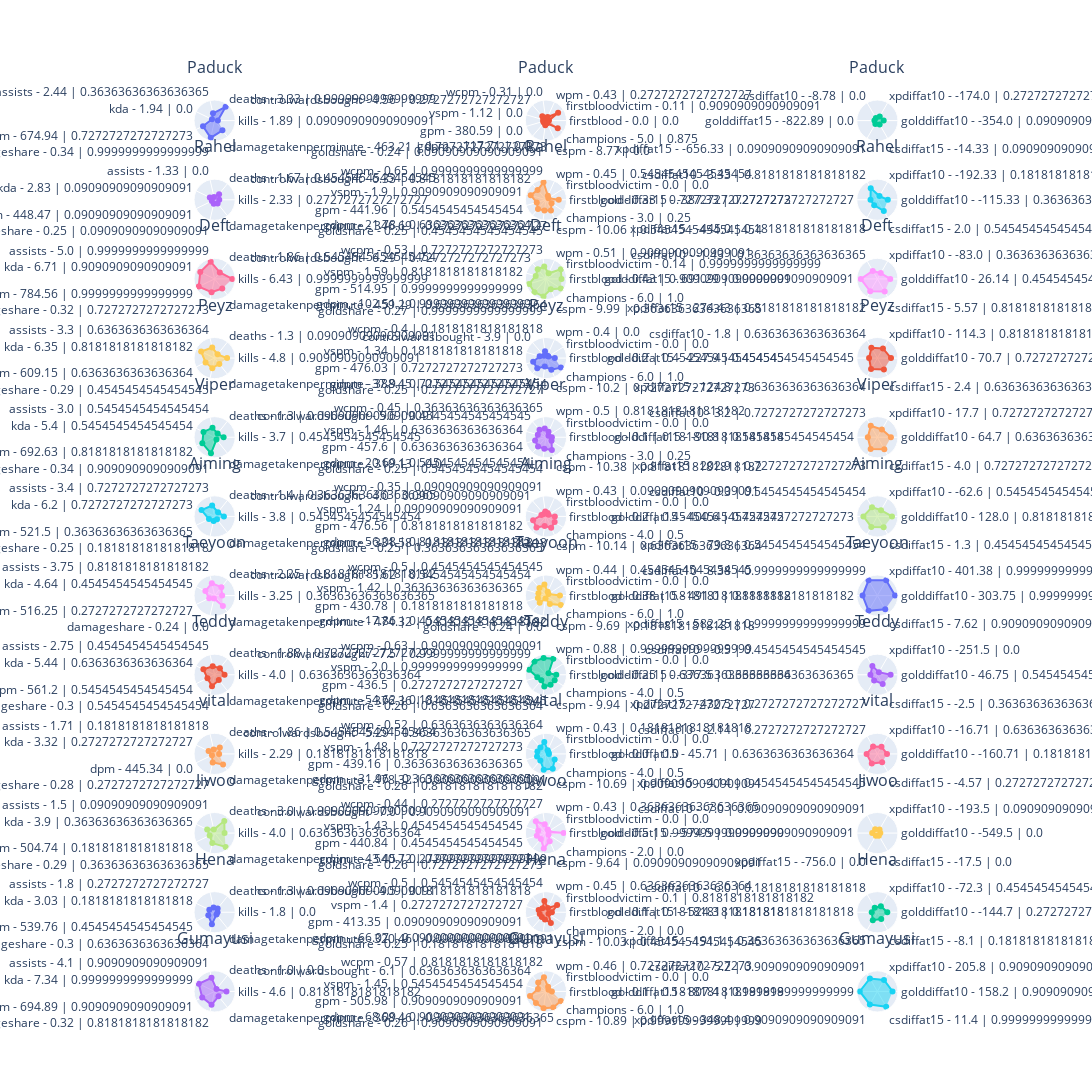

Here is the notebook cell this chart was saved with:
### Code cell
position = positions[3]
df = players_stats.loc[players_stats.index.get_level_values(1) == position]

ROWS, COLUMNS = get_rows_columns(df, len(origin_columns))
min_value, max_value = 0, 1

fig = get_fig_subplots(df.index.get_level_values(0), ROWS, COLUMNS, len(origin_columns))
for i, player_name in enumerate(df.index.get_level_values(0)):
    for j, (key, cols) in enumerate(columns.items()):
        _df = df.loc[(player_name, position), cols]
        theta_list = get_theta_list(df, (player_name, position), origin_columns[key], rank_columns[key])

        fig.add_trace(
            go.Scatterpolar(r=_df, theta=theta_list, fill="toself", name=player_name),
            row=i + 1,
            col=j + 1,
        )

fig.update_layout(
    height=350 * ROWS, width=550 * COLUMNS, showlegend=False, title=dict(y=1)
)
fig.update_annotations(yshift=20)
fig.update_polars(
    radialaxis=dict(range=[min_value - 0.2, max_value + 0.2], visible=False)
)
fig.show()

### Figure 1 — Plotly figure (JSON) as saved in the notebook; plotly's stock layout.template omitted (floating-point values rounded to 4 significant figures)
{"data": [{"fill": "toself", "name": "Paduck", "r": [0.0192, 1, 0.303, 0, 0.6768, 1, 0.6502], "subplot": "polar", "theta": ["kills - 1.89 | 0.09090909090909091", "deaths - 3.33 | 0.9999999999999999", "assists - 2.44 | 0.36363636363636365", "kda - 1.94 | 0.0", "dpm - 674.94 | 0.7272727272727273", "damageshare - 0.34 | 0.9999999999999999", "damagetakenperminute - 463.21 | 0.7272727272727273"], "type": "scatterpolar"}, {"fill": "toself", "name": "Paduck", "r": [0, 0.7778, 0.07108, 0, 0.1821, 0, 0, 0, 0.1192, 0, 0.75], "subplot": "polar2", "theta": ["firstblood - 0.0 | 0.0", "firstbloodvictim - 0.11 | 0.9090909090909091", "wpm - 0.43 | 0.2727272727272727", "wcpm - 0.31 | 0.0", "controlwardsbought - 4.56 | 0.2727272727272727", "vspm - 1.12 | 0.0", "gpm - 380.59 | 0.0", "gdpm - -117.71 | 0.0", "goldshare - 0.24 | 0.09090909090909091", "cspm - 8.77 | 0.0", "champions - 5.0 | 0.875"], "type": "scatterpolar"}, {"fill": "toself", "name": "Paduck", "r": [0.2291, 0.1187, 0, 0, 0.07448, 0.1096], "subplot": "polar3", "theta": ["golddiffat10 - -354.0 | 0.09090909090909091", "xpdiffat10 - -174.0 | 0.2727272727272727", "csdiffat10 - -8.78 | 0.0", "golddiffat15 - -822.89 | 0.0", "xpdiffat15 - -656.33 | 0.09090909090909091", "csdiffat15 - -14.33 | 0.09090909090909091"], "type": "scatterpolar"}, {"fill": "toself", "name": "Rahel", "r": [0.1152, 0.2857, 0, 0.1647, 0.009229, 0.07099, 0.1244], "subplot": "polar4", "theta": ["kills - 2.33 | 0.2727272727272727", "deaths - 1.67 | 0.4545454545454545", "assists - 1.33 | 0.0", "kda - 2.83 | 0.09090909090909091", "dpm - 448.47 | 0.09090909090909091", "damageshare - 0.25 | 0.09090909090909091", "damagetakenperminute - 346.69 | 0.2727272727272727"], "type": "scatterpolar"}, {"fill": "toself", "name": "Rahel", "r": [0.6667, 0, 0.1063, 1, 0.6759, 0.8835, 0.4568, 0.6334, 0.5367, 0.6102, 0.25], "subplot": "polar5", "theta": ["firstblood - 0.33 | 0.7272727272727273", "firstbloodvictim - 0.0 | 0.0", "wpm - 0.45 | 0.5454545454545454", "wcpm - 0.65 | 0.9999999999999999", "controlwardsbought - 6.33 | 0.8181818181818182", "vspm - 1.9 | 0.9090909090909091", "gpm - 441.96 | 0.5454545454545454", "gdpm - 21.78 | 0.6363636363636364", "goldshare - 0.25 | 0.4545454545454545", "cspm - 10.06 | 0.5454545454545454", "champions - 3.0 | 0.25"], "type": "scatterpolar"}, {"fill": "toself", "name": "Rahel", "r": [0.5088, 0.09062, 0.7061, 0.2672, 0.2324, 0.6747], "subplot": "polar6", "theta": ["golddiffat10 - -115.33 | 0.36363636363636365", "xpdiffat10 - -192.33 | 0.1818181818181818", "csdiffat10 - 3.33 | 0.8181818181818182", "golddiffat15 - -387.33 | 0.2727272727272727", "xpdiffat15 - -445.0 | 0.1818181818181818", "csdiffat15 - 2.0 | 0.5454545454545454"], "type": "scatterpolar"}, {"fill": "toself", "name": "Deft", "r": [1, 0.3673, 1, 0.884, 1.0, 0.73, 0.6325], "subplot": "polar7", "theta": ["kills - 6.43 | 0.9999999999999999", "deaths - 1.86 | 0.5454545454545454", "assists - 5.0 | 0.9999999999999999", "kda - 6.71 | 0.9090909090909091", "dpm - 784.56 | 0.9999999999999999", "damageshare - 0.32 | 0.7272727272727273", "damagetakenperminute - 459.29 | 0.6363636363636364"], "type": "scatterpolar"}, {"fill": "toself", "name": "Deft", "r": [0.8571, 1, 0.2264, 0.6494, 0.6627, 0.5296, 1, 1, 1, 0.5741, 1], "subplot": "polar8", "theta": ["firstblood - 0.43 | 0.9090909090909091", "firstbloodvictim - 0.14 | 0.9999999999999999", "wpm - 0.51 | 0.9090909090909091", "wcpm - 0.53 | 0.7272727272727273", "controlwardsbought - 6.29 | 0.7272727272727273", "vspm - 1.59 | 0.8181818181818182", "gpm - 514.95 | 0.9999999999999999", "gdpm - 102.51 | 0.9999999999999999", "goldshare - 0.27 | 0.9999999999999999", "cspm - 9.99 | 0.36363636363636365", "champions - 6.0 | 1.0"], "type": "scatterpolar"}, {"fill": "toself", "name": "Deft", "r": [0.6746, 0.2581, 0.4285, 0.9288, 0.77, 0.7983], "subplot": "polar9", "theta": ["golddiffat10 - 26.14 | 0.4545454545454545", "xpdiffat10 - -83.0 | 0.36363636363636365", "csdiffat10 - -1.43 | 0.36363636363636365", "golddiffat15 - 691.29 | 0.9090909090909091", "xpdiffat15 - 274.43 | 0.8181818181818182", "csdiffat15 - 5.57 | 0.8181818181818182"], "type": "scatterpolar"}, {"fill": "toself", "name": "Peyz", "r": [0.6481, 0.1286, 0.5364, 0.8165, 0.4829, 0.5017, 0.3128], "subplot": "polar10", "theta": ["kills - 4.8 | 0.9090909090909091", "deaths - 1.3 | 0.09090909090909091", "assists - 3.3 | 0.6363636363636364", "kda - 6.35 | 0.8181818181818182", "dpm - 609.15 | 0.6363636363636364", "damageshare - 0.29 | 0.4545454545454545", "damagetakenperminute - 388.45 | 0.5454545454545454"], "type": "scatterpolar"}, {"fill": "toself", "name": "Peyz", "r": [0.4, 0, 0, 0.2706, 0, 0.2507, 0.7103, 0.7066, 0.3836, 0.6755, 1], "subplot": "polar11", "theta": ["firstblood - 0.2 | 0.4545454545454545", "firstbloodvictim - 0.0 | 0.0", "wpm - 0.4 | 0.0", "wcpm - 0.4 | 0.1818181818181818", "controlwardsbought - 3.9 | 0.0", "vspm - 1.34 | 0.1818181818181818", "gpm - 476.03 | 0.7272727272727273", "gdpm - 37.9 | 0.7272727272727273", "goldshare - 0.25 | 0.2727272727272727", "cspm - 10.2 | 0.7272727272727273", "champions - 6.0 | 1.0"], "type": "scatterpolar"}, {"fill": "toself", "name": "Peyz", "r": [0.7269, 0.5603, 0.6167, 0.365, 0.6582, 0.6886], "subplot": "polar12", "theta": ["golddiffat10 - 70.7 | 0.7272727272727273", "xpdiffat10 - 114.3 | 0.8181818181818182", "csdiffat10 - 1.8 | 0.6363636363636364", "golddiffat15 - -227.9 | 0.4545454545454545", "xpdiffat15 - 124.8 | 0.6363636363636364", "csdiffat15 - 2.4 | 0.6363636363636364"], "type": "scatterpolar"}, {"fill": "toself", "name": "Viper", "r": [0.4105, 0.1286, 0.4545, 0.6404, 0.729, 0.9192, 0], "subplot": "polar13", "theta": ["kills - 3.7 | 0.4545454545454545", "deaths - 1.3 | 0.09090909090909091", "assists - 3.0 | 0.5454545454545454", "kda - 5.4 | 0.5454545454545454", "dpm - 692.63 | 0.8181818181818182", "damageshare - 0.34 | 0.9090909090909091", "damagetakenperminute - 319.13 | 0.0"], "type": "scatterpolar"}, {"fill": "toself", "name": "Viper", "r": [0.2, 0, 0.2069, 0.4087, 0.4722, 0.3806, 0.5731, 0.6285, 0.5936, 0.7603, 0.25], "subplot": "polar14", "theta": ["firstblood - 0.1 | 0.1818181818181818", "firstbloodvictim - 0.0 | 0.0", "wpm - 0.5 | 0.8181818181818182", "wcpm - 0.45 | 0.36363636363636365", "controlwardsbought - 5.6 | 0.4545454545454545", "vspm - 1.46 | 0.6363636363636364", "gpm - 457.6 | 0.6363636363636364", "gdpm - 20.69 | 0.5454545454545454", "goldshare - 0.25 | 0.5454545454545454", "cspm - 10.38 | 0.8181818181818182", "champions - 3.0 | 0.25"], "type": "scatterpolar"}, {"fill": "toself", "name": "Viper", "r": [0.7198, 0.4123, 0.6983, 0.4491, 0.7165, 0.7439], "subplot": "polar15", "theta": ["golddiffat10 - 64.7 | 0.6363636363636364", "xpdiffat10 - 17.7 | 0.7272727272727273", "csdiffat10 - 3.2 | 0.7272727272727273", "golddiffat15 - -90.8 | 0.5454545454545454", "xpdiffat15 - 202.9 | 0.7272727272727273", "csdiffat15 - 4.0 | 0.7272727272727273"], "type": "scatterpolar"}, {"fill": "toself", "name": "Aiming", "r": [0.4321, 0.1714, 0.5636, 0.7887, 0.2245, 0.1135, 0.05614], "subplot": "polar16", "theta": ["kills - 3.8 | 0.5454545454545454", "deaths - 1.4 | 0.36363636363636365", "assists - 3.4 | 0.7272727272727273", "kda - 6.2 | 0.7272727272727273", "dpm - 521.5 | 0.36363636363636365", "damageshare - 0.25 | 0.1818181818181818", "damagetakenperminute - 331.58 | 0.1818181818181818"], "type": "scatterpolar"}, {"fill": "toself", "name": "Aiming", "r": [0.4, 0, 0.06259, 0.1413, 0.02778, 0.1276, 0.7143, 0.7892, 0.4582, 0.6464, 0.5], "subplot": "polar17", "theta": ["firstblood - 0.2 | 0.4545454545454545", "firstbloodvictim - 0.0 | 0.0", "wpm - 0.43 | 0.09090909090909091", "wcpm - 0.35 | 0.09090909090909091", "controlwardsbought - 4.0 | 0.09090909090909091", "vspm - 1.24 | 0.09090909090909091", "gpm - 476.56 | 0.8181818181818182", "gdpm - 56.08 | 0.8181818181818182", "goldshare - 0.25 | 0.36363636363636365", "cspm - 10.14 | 0.6363636363636364", "champions - 4.0 | 0.5"], "type": "scatterpolar"}, {"fill": "toself", "name": "Aiming", "r": [0.794, 0.2893, 0.5292, 0.7505, 0.6245, 0.6505], "subplot": "polar18", "theta": ["golddiffat10 - 128.0 | 0.8181818181818182", "xpdiffat10 - -62.6 | 0.5454545454545454", "csdiffat10 - 0.3 | 0.5454545454545454", "golddiffat15 - 400.6 | 0.7272727272727273", "xpdiffat15 - 79.8 | 0.5454545454545454", "csdiffat15 - 1.3 | 0.4545454545454545"], "type": "scatterpolar"}, {"fill": "toself", "name": "Taeyoon", "r": [0.3133, 0.5357, 0.6591, 0.4991, 0.2091, 0, 0.7003], "subplot": "polar19", "theta": ["kills - 3.25 | 0.36363636363636365", "deaths - 2.25 | 0.8181818181818182", "assists - 3.75 | 0.8181818181818182", "kda - 4.64 | 0.4545454545454545", "dpm - 516.25 | 0.2727272727272727", "damageshare - 0.24 | 0.0", "damagetakenperminute - 474.32 | 0.8181818181818182"], "type": "scatterpolar"}, {"fill": "toself", "name": "Taeyoon", "r": [0.75, 0, 0.08304, 0.5552, 0.4792, 0.3373, 0.3735, 0.4534, 0, 0.4332, 1], "subplot": "polar20", "theta": ["firstblood - 0.38 | 0.8181818181818182", "firstbloodvictim - 0.0 | 0.0", "wpm - 0.44 | 0.4545454545454545", "wcpm - 0.5 | 0.4545454545454545", "controlwardsbought - 5.62 | 0.5454545454545454", "vspm - 1.42 | 0.36363636363636365", "gpm - 430.78 | 0.1818181818181818", "gdpm - -17.86 | 0.4545454545454545", "goldshare - 0.24 | 0.0", "cspm - 9.69 | 0.1818181818181818", "champions - 6.0 | 1.0"], "type": "scatterpolar"}, {"fill": "toself", "name": "Taeyoon", "r": [1, 1, 1, 0.8059, 1, 0.8694], "subplot": "polar21", "theta": ["golddiffat10 - 303.75 | 0.9999999999999999", "xpdiffat10 - 401.38 | 0.9999999999999999", "csdiffat10 - 8.38 | 0.9999999999999999", "golddiffat15 - 491.0 | 0.8181818181818182", "xpdiffat15 - 582.25 | 0.9999999999999999", "csdiffat15 - 7.62 | 0.9090909090909091"], "type": "scatterpolar"}, {"fill": "toself", "name": "Teddy", "r": [0.4753, 0.375, 0.3864, 0.6474, 0.3415, 0.6028, 0.2583], "subplot": "polar22", "theta": ["kills - 4.0 | 0.6363636363636364", "deaths - 1.88 | 0.7272727272727273", "assists - 2.75 | 0.4545454545454545", "kda - 5.44 | 0.6363636363636364", "dpm - 561.2 | 0.5454545454545454", "damageshare - 0.3 | 0.5454545454545454", "damagetakenperminute - 376.36 | 0.4545454545454545"], "type": "scatterpolar"}, {"fill": "toself", "name": "Teddy", "r": [0.5, 0, 1, 0.9469, 1.0, 1, 0.4161, 0.2865, 0.5992, 0.5502, 0.5], "subplot": "polar23", "theta": ["firstblood - 0.25 | 0.6363636363636364", "firstbloodvictim - 0.0 | 0.0", "wpm - 0.88 | 0.9999999999999999", "wcpm - 0.63 | 0.9090909090909091", "controlwardsbought - 7.5 | 0.9999999999999999", "vspm - 2.0 | 0.9999999999999999", "gpm - 436.5 | 0.2727272727272727", "gdpm - -54.62 | 0.1818181818181818", "goldshare - 0.26 | 0.6363636363636364", "cspm - 9.94 | 0.2727272727272727", "champions - 4.0 | 0.5"], "type": "scatterpolar"}, {"fill": "toself", "name": "Teddy", "r": [0.6988, 0, 0.4826, 0.2732, 0.2432, 0.519], "subplot": "polar24", "theta": ["golddiffat10 - 46.75 | 0.5454545454545454", "xpdiffat10 - -251.5 | 0.0", "csdiffat10 - -0.5 | 0.4545454545454545", "golddiffat15 - -377.5 | 0.36363636363636365", "xpdiffat15 - -430.5 | 0.2727272727272727", "csdiffat15 - -2.5 | 0.36363636363636365"], "type": "scatterpolar"}, {"fill": "toself", "name": "vital", "r": [0.1049, 0.3673, 0.1039, 0.2556, 0, 0.3937, 0.7184], "subplot": "polar25", "theta": ["kills - 2.29 | 0.1818181818181818", "deaths - 1.86 | 0.5454545454545454", "assists - 1.71 | 0.1818181818181818", "kda - 3.32 | 0.2727272727272727", "dpm - 445.34 | 0.0", "damageshare - 0.28 | 0.2727272727272727", "damagetakenperminute - 478.32 | 0.9090909090909091"], "type": "scatterpolar"}, {"fill": "toself", "name": "vital", "r": [0, 0, 0.07063, 0.6145, 0.3849, 0.4085, 0.4359, 0.3894, 0.89, 0.9051, 0.5], "subplot": "polar26", "theta": ["firstblood - 0.0 | 0.0", "firstbloodvictim - 0.0 | 0.0", "wpm - 0.43 | 0.1818181818181818", "wcpm - 0.52 | 0.6363636363636364", "controlwardsbought - 5.29 | 0.36363636363636365", "vspm - 1.48 | 0.7272727272727273", "gpm - 439.16 | 0.36363636363636365", "gdpm - -31.96 | 0.36363636363636365", "goldshare - 0.26 | 0.8181818181818182", "cspm - 10.69 | 0.9090909090909091", "champions - 4.0 | 0.5"], "type": "scatterpolar"}, {"fill": "toself", "name": "vital", "r": [0.4557, 0.3596, 0.3868, 0.5328, 0.5618, 0.4474], "subplot": "polar27", "theta": ["golddiffat10 - -160.71 | 0.1818181818181818", "xpdiffat10 - -16.71 | 0.6363636363636364", "csdiffat10 - -2.14 | 0.2727272727272727", "golddiffat15 - 45.71 | 0.6363636363636364", "xpdiffat15 - -4.14 | 0.4545454545454545", "csdiffat15 - -4.57 | 0.2727272727272727"], "type": "scatterpolar"}, {"fill": "toself", "name": "Jiwoo", "r": [0.4753, 0.8571, 0.04545, 0.3624, 0.1751, 0.499, 1.0], "subplot": "polar28", "theta": ["kills - 4.0 | 0.6363636363636364", "deaths - 3.0 | 0.9090909090909091", "assists - 1.5 | 0.09090909090909091", "kda - 3.9 | 0.36363636363636365", "dpm - 504.74 | 0.1818181818181818", "damageshare - 0.29 | 0.36363636363636365", "damagetakenperminute - 540.72 | 0.9999999999999999"], "type": "scatterpolar"}, {"fill": "toself", "name": "Jiwoo", "r": [1, 0, 0.07276, 0.4041, 0.8611, 0.3543, 0.4484, 0.3372, 0.8642, 0.4077, 0], "subplot": "polar29", "theta": ["firstblood - 0.5 | 0.9999999999999999", "firstbloodvictim - 0.0 | 0.0", "wpm - 0.43 | 0.36363636363636365", "wcpm - 0.44 | 0.2727272727272727", "controlwardsbought - 7.0 | 0.9090909090909091", "vspm - 1.43 | 0.4545454545454545", "gpm - 440.84 | 0.4545454545454545", "gdpm - -43.45 | 0.2727272727272727", "goldshare - 0.26 | 0.7272727272727273", "cspm - 9.64 | 0.09090909090909091", "champions - 2.0 | 0.0"], "type": "scatterpolar"}, {"fill": "toself", "name": "Jiwoo", "r": [0, 0.08884, 0.1036, 0.1524, 0, 0], "subplot": "polar30", "theta": ["golddiffat10 - -549.5 | 0.0", "xpdiffat10 - -193.5 | 0.09090909090909091", "csdiffat10 - -7.0 | 0.09090909090909091", "golddiffat15 - -574.5 | 0.09090909090909091", "xpdiffat15 - -756.0 | 0.0", "csdiffat15 - -17.5 | 0.0"], "type": "scatterpolar"}, {"fill": "toself", "name": "Hena", "r": [0, 0.1286, 0.1273, 0.2018, 0.2783, 0.6311, 0.005984], "subplot": "polar31", "theta": ["kills - 1.8 | 0.0", "deaths - 1.3 | 0.09090909090909091", "assists - 1.8 | 0.2727272727272727", "kda - 3.03 | 0.1818181818181818", "dpm - 539.76 | 0.4545454545454545", "damageshare - 0.3 | 0.6363636363636364", "damagetakenperminute - 320.46 | 0.09090909090909091"], "type": "scatterpolar"}, {"fill": "toself", "name": "Hena", "r": [0.2, 0.7, 0.1183, 0.5751, 0.1667, 0.3208, 0.2438, 0.2345, 0.3034, 0.5948, 0], "subplot": "polar32", "theta": ["firstblood - 0.1 | 0.1818181818181818", "firstbloodvictim - 0.1 | 0.8181818181818182", "wpm - 0.45 | 0.6363636363636364", "wcpm - 0.5 | 0.5454545454545454", "controlwardsbought - 4.5 | 0.1818181818181818", "vspm - 1.4 | 0.2727272727272727", "gpm - 413.35 | 0.09090909090909091", "gdpm - -66.07 | 0.09090909090909091", "goldshare - 0.25 | 0.1818181818181818", "cspm - 10.03 | 0.4545454545454545", "champions - 2.0 | 0.0"], "type": "scatterpolar"}, {"fill": "toself", "name": "Hena", "r": [0.4744, 0.2745, 0.1619, 0.1832, 0.4221, 0.3253], "subplot": "polar33", "theta": ["golddiffat10 - -144.7 | 0.2727272727272727", "xpdiffat10 - -72.3 | 0.4545454545454545", "csdiffat10 - -6.0 | 0.1818181818181818", "golddiffat15 - -524.3 | 0.1818181818181818", "xpdiffat15 - -191.1 | 0.36363636363636365", "csdiffat15 - -8.1 | 0.1818181818181818"], "type": "scatterpolar"}, {"fill": "toself", "name": "Gumayusi", "r": [0.6049, 0, 0.7545, 1, 0.7357, 0.7384, 0.2226], "subplot": "polar34", "theta": ["kills - 4.6 | 0.8181818181818182", "deaths - 1.0 | 0.0", "assists - 4.1 | 0.9090909090909091", "kda - 7.34 | 0.9999999999999999", "dpm - 694.89 | 0.9090909090909091", "damageshare - 0.32 | 0.8181818181818182", "damagetakenperminute - 368.46 | 0.36363636363636365"], "type": "scatterpolar"}, {"fill": "toself", "name": "Gumayusi", "r": [0.2, 0, 0.1395, 0.7715, 0.6111, 0.3701, 0.9333, 0.8437, 0.958, 1, 1], "subplot": "polar35", "theta": ["firstblood - 0.1 | 0.1818181818181818", "firstbloodvictim - 0.0 | 0.0", "wpm - 0.46 | 0.7272727272727273", "wcpm - 0.57 | 0.8181818181818182", "controlwardsbought - 6.1 | 0.6363636363636364", "vspm - 1.45 | 0.5454545454545454", "gpm - 505.98 | 0.9090909090909091", "gdpm - 68.09 | 0.9090909090909091", "goldshare - 0.26 | 0.9090909090909091", "cspm - 10.89 | 0.9999999999999999", "champions - 6.0 | 1.0"], "type": "scatterpolar"}, {"fill": "toself", "name": "Gumayusi", "r": [0.8294, 0.7004, 0.8149, 1, 0.8253, 1], "subplot": "polar36", "theta": ["golddiffat10 - 158.2 | 0.9090909090909091", "xpdiffat10 - 205.8 | 0.9090909090909091", "csdiffat10 - 5.2 | 0.9090909090909091", "golddiffat15 - 807.4 | 0.9999999999999999", "xpdiffat15 - 348.4 | 0.9090909090909091", "csdiffat15 - 11.4 | 0.9999999999999999"], "type": "scatterpolar"}], "layout": {"annotations": [{"font": {"size": 16}, "showarrow": false, "text": "Paduck", "x": 0.1444, "xanchor": "center", "xref": "paper", "y": 1, "yanchor": "bottom", "yref": "paper", "yshift": 20}, {"font": {"size": 16}, "showarrow": false, "text": "Paduck", "x": 0.5, "xanchor": "center", "xref": "paper", "y": 1, "yanchor": "bottom", "yref": "paper", "yshift": 20}, {"font": {"size": 16}, "showarrow": false, "text": "Paduck", "x": 0.8556, "xanchor": "center", "xref": "paper", "y": 1, "yanchor": "bottom", "yref": "paper", "yshift": 20}, {"font": {"size": 16}, "showarrow": false, "text": "Rahel", "x": 0.1444, "xanchor": "center", "xref": "paper", "y": 0.9132, "yanchor": "bottom", "yref": "paper", "yshift": 20}, {"font": {"size": 16}, "showarrow": false, "text": "Rahel", "x": 0.5, "xanchor": "center", "xref": "paper", "y": 0.9132, "yanchor": "bottom", "yref": "paper", "yshift": 20}, {"font": {"size": 16}, "showarrow": false, "text": "Rahel", "x": 0.8556, "xanchor": "center", "xref": "paper", "y": 0.9132, "yanchor": "bottom", "yref": "paper", "yshift": 20}, {"font": {"size": 16}, "showarrow": false, "text": "Deft", "x": 0.1444, "xanchor": "center", "xref": "paper", "y": 0.8264, "yanchor": "bottom", "yref": "paper", "yshift": 20}, {"font": {"size": 16}, "showarrow": false, "text": "Deft", "x": 0.5, "xanchor": "center", "xref": "paper", "y": 0.8264, "yanchor": "bottom", "yref": "paper", "yshift": 20}, {"font": {"size": 16}, "showarrow": false, "text": "Deft", "x": 0.8556, "xanchor": "center", "xref": "paper", "y": 0.8264, "yanchor": "bottom", "yref": "paper", "yshift": 20}, {"font": {"size": 16}, "showarrow": false, "text": "Peyz", "x": 0.1444, "xanchor": "center", "xref": "paper", "y": 0.7396, "yanchor": "bottom", "yref": "paper", "yshift": 20}, {"font": {"size": 16}, "showarrow": false, "text": "Peyz", "x": 0.5, "xanchor": "center", "xref": "paper", "y": 0.7396, "yanchor": "bottom", "yref": "paper", "yshift": 20}, {"font": {"size": 16}, "showarrow": false, "text": "Peyz", "x": 0.8556, "xanchor": "center", "xref": "paper", "y": 0.7396, "yanchor": "bottom", "yref": "paper", "yshift": 20}, {"font": {"size": 16}, "showarrow": false, "text": "Viper", "x": 0.1444, "xanchor": "center", "xref": "paper", "y": 0.6528, "yanchor": "bottom", "yref": "paper", "yshift": 20}, {"font": {"size": 16}, "showarrow": false, "text": "Viper", "x": 0.5, "xanchor": "center", "xref": "paper", "y": 0.6528, "yanchor": "bottom", "yref": "paper", "yshift": 20}, {"font": {"size": 16}, "showarrow": false, "text": "Viper", "x": 0.8556, "xanchor": "center", "xref": "paper", "y": 0.6528, "yanchor": "bottom", "yref": "paper", "yshift": 20}, {"font": {"size": 16}, "showarrow": false, "text": "Aiming", "x": 0.1444, "xanchor": "center", "xref": "paper", "y": 0.566, "yanchor": "bottom", "yref": "paper", "yshift": 20}, {"font": {"size": 16}, "showarrow": false, "text": "Aiming", "x": 0.5, "xanchor": "center", "xref": "paper", "y": 0.566, "yanchor": "bottom", "yref": "paper", "yshift": 20}, {"font": {"size": 16}, "showarrow": false, "text": "Aiming", "x": 0.8556, "xanchor": "center", "xref": "paper", "y": 0.566, "yanchor": "bottom", "yref": "paper", "yshift": 20}, {"font": {"size": 16}, "showarrow": false, "text": "Taeyoon", "x": 0.1444, "xanchor": "center", "xref": "paper", "y": 0.4792, "yanchor": "bottom", "yref": "paper", "yshift": 20}, {"font": {"size": 16}, "showarrow": false, "text": "Taeyoon", "x": 0.5, "xanchor": "center", "xref": "paper", "y": 0.4792, "yanchor": "bottom", "yref": "paper", "yshift": 20}, {"font": {"size": 16}, "showarrow": false, "text": "Taeyoon", "x": 0.8556, "xanchor": "center", "xref": "paper", "y": 0.4792, "yanchor": "bottom", "yref": "paper", "yshift": 20}, {"font": {"size": 16}, "showarrow": false, "text": "Teddy", "x": 0.1444, "xanchor": "center", "xref": "paper", "y": 0.3924, "yanchor": "bottom", "yref": "paper", "yshift": 20}, {"font": {"size": 16}, "showarrow": false, "text": "Teddy", "x": 0.5, "xanchor": "center", "xref": "paper", "y": 0.3924, "yanchor": "bottom", "yref": "paper", "yshift": 20}, {"font": {"size": 16}, "showarrow": false, "text": "Teddy", "x": 0.8556, "xanchor": "center", "xref": "paper", "y": 0.3924, "yanchor": "bottom", "yref": "paper", "yshift": 20}, {"font": {"size": 16}, "showarrow": false, "text": "vital", "x": 0.1444, "xanchor": "center", "xref": "paper", "y": 0.3056, "yanchor": "bottom", "yref": "paper", "yshift": 20}, {"font": {"size": 16}, "showarrow": false, "text": "vital", "x": 0.5, "xanchor": "center", "xref": "paper", "y": 0.3056, "yanchor": "bottom", "yref": "paper", "yshift": 20}, {"font": {"size": 16}, "showarrow": false, "text": "vital", "x": 0.8556, "xanchor": "center", "xref": "paper", "y": 0.3056, "yanchor": "bottom", "yref": "paper", "yshift": 20}, {"font": {"size": 16}, "showarrow": false, "text": "Jiwoo", "x": 0.1444, "xanchor": "center", "xref": "paper", "y": 0.2188, "yanchor": "bottom", "yref": "paper", "yshift": 20}, {"font": {"size": 16}, "showarrow": false, "text": "Jiwoo", "x": 0.5, "xanchor": "center", "xref": "paper", "y": 0.2188, "yanchor": "bottom", "yref": "paper", "yshift": 20}, {"font": {"size": 16}, "showarrow": false, "text": "Jiwoo", "x": 0.8556, "xanchor": "center", "xref": "paper", "y": 0.2188, "yanchor": "bottom", "yref": "paper", "yshift": 20}, {"font": {"size": 16}, "showarrow": false, "text": "Hena", "x": 0.1444, "xanchor": "center", "xref": "paper", "y": 0.1319, "yanchor": "bottom", "yref": "paper", "yshift": 20}, {"font": {"size": 16}, "showarrow": false, "text": "Hena", "x": 0.5, "xanchor": "center", "xref": "paper", "y": 0.1319, "yanchor": "bottom", "yref": "paper", "yshift": 20}, {"font": {"size": 16}, "showarrow": false, "text": "Hena", "x": 0.8556, "xanchor": "center", "xref": "paper", "y": 0.1319, "yanchor": "bottom", "yref": "paper", "yshift": 20}, {"font": {"size": 16}, "showarrow": false, "text": "Gumayusi", "x": 0.1444, "xanchor": "center", "xref": "paper", "y": 0.04514, "yanchor": "bottom", "yref": "paper", "yshift": 20}, {"font": {"size": 16}, "showarrow": false, "text": "Gumayusi", "x": 0.5, "xanchor": "center", "xref": "paper", "y": 0.04514, "yanchor": "bottom", "yref": "paper", "yshift": 20}, {"font": {"size": 16}, "showarrow": false, "text": "Gumayusi", "x": 0.8556, "xanchor": "center", "xref": "paper", "y": 0.04514, "yanchor": "bottom", "yref": "paper", "yshift": 20}], "height": 4200, "polar": {"domain": {"x": [0, 0.2889], "y": [0.9549, 1]}, "radialaxis": {"range": [-0.2, 1.2], "visible": false}}, "polar10": {"domain": {"x": [0, 0.2889], "y": [0.6944, 0.7396]}, "radialaxis": {"range": [-0.2, 1.2], "visible": false}}, "polar11": {"domain": {"x": [0.3556, 0.6444], "y": [0.6944, 0.7396]}, "radialaxis": {"range": [-0.2, 1.2], "visible": false}}, "polar12": {"domain": {"x": [0.7111, 1], "y": [0.6944, 0.7396]}, "radialaxis": {"range": [-0.2, 1.2], "visible": false}}, "polar13": {"domain": {"x": [0, 0.2889], "y": [0.6076, 0.6528]}, "radialaxis": {"range": [-0.2, 1.2], "visible": false}}, "polar14": {"domain": {"x": [0.3556, 0.6444], "y": [0.6076, 0.6528]}, "radialaxis": {"range": [-0.2, 1.2], "visible": false}}, "polar15": {"domain": {"x": [0.7111, 1], "y": [0.6076, 0.6528]}, "radialaxis": {"range": [-0.2, 1.2], "visible": false}}, "polar16": {"domain": {"x": [0, 0.2889], "y": [0.5208, 0.566]}, "radialaxis": {"range": [-0.2, 1.2], "visible": false}}, "polar17": {"domain": {"x": [0.3556, 0.6444], "y": [0.5208, 0.566]}, "radialaxis": {"range": [-0.2, 1.2], "visible": false}}, "polar18": {"domain": {"x": [0.7111, 1], "y": [0.5208, 0.566]}, "radialaxis": {"range": [-0.2, 1.2], "visible": false}}, "polar19": {"domain": {"x": [0, 0.2889], "y": [0.434, 0.4792]}, "radialaxis": {"range": [-0.2, 1.2], "visible": false}}, "polar2": {"domain": {"x": [0.3556, 0.6444], "y": [0.9549, 1]}, "radialaxis": {"range": [-0.2, 1.2], "visible": false}}, "polar20": {"domain": {"x": [0.3556, 0.6444], "y": [0.434, 0.4792]}, "radialaxis": {"range": [-0.2, 1.2], "visible": false}}, "polar21": {"domain": {"x": [0.7111, 1], "y": [0.434, 0.4792]}, "radialaxis": {"range": [-0.2, 1.2], "visible": false}}, "polar22": {"domain": {"x": [0, 0.2889], "y": [0.3472, 0.3924]}, "radialaxis": {"range": [-0.2, 1.2], "visible": false}}, "polar23": {"domain": {"x": [0.3556, 0.6444], "y": [0.3472, 0.3924]}, "radialaxis": {"range": [-0.2, 1.2], "visible": false}}, "polar24": {"domain": {"x": [0.7111, 1], "y": [0.3472, 0.3924]}, "radialaxis": {"range": [-0.2, 1.2], "visible": false}}, "polar25": {"domain": {"x": [0, 0.2889], "y": [0.2604, 0.3056]}, "radialaxis": {"range": [-0.2, 1.2], "visible": false}}, "polar26": {"domain": {"x": [0.3556, 0.6444], "y": [0.2604, 0.3056]}, "radialaxis": {"range": [-0.2, 1.2], "visible": false}}, "polar27": {"domain": {"x": [0.7111, 1], "y": [0.2604, 0.3056]}, "radialaxis": {"range": [-0.2, 1.2], "visible": false}}, "polar28": {"domain": {"x": [0, 0.2889], "y": [0.1736, 0.2188]}, "radialaxis": {"range": [-0.2, 1.2], "visible": false}}, "polar29": {"domain": {"x": [0.3556, 0.6444], "y": [0.1736, 0.2188]}, "radialaxis": {"range": [-0.2, 1.2], "visible": false}}, "polar3": {"domain": {"x": [0.7111, 1], "y": [0.9549, 1]}, "radialaxis": {"range": [-0.2, 1.2], "visible": false}}, "polar30": {"domain": {"x": [0.7111, 1], "y": [0.1736, 0.2188]}, "radialaxis": {"range": [-0.2, 1.2], "visible": false}}, "polar31": {"domain": {"x": [0, 0.2889], "y": [0.08681, 0.1319]}, "radialaxis": {"range": [-0.2, 1.2], "visible": false}}, "polar32": {"domain": {"x": [0.3556, 0.6444], "y": [0.08681, 0.1319]}, "radialaxis": {"range": [-0.2, 1.2], "visible": false}}, "polar33": {"domain": {"x": [0.7111, 1], "y": [0.08681, 0.1319]}, "radialaxis": {"range": [-0.2, 1.2], "visible": false}}, "polar34": {"domain": {"x": [0, 0.2889], "y": [0, 0.04514]}, "radialaxis": {"range": [-0.2, 1.2], "visible": false}}, "polar35": {"domain": {"x": [0.3556, 0.6444], "y": [0, 0.04514]}, "radialaxis": {"range": [-0.2, 1.2], "visible": false}}, "polar36": {"domain": {"x": [0.7111, 1], "y": [0, 0.04514]}, "radialaxis": {"range": [-0.2, 1.2], "visible": false}}, "polar4": {"domain": {"x": [0, 0.2889], "y": [0.8681, 0.9132]}, "radialaxis": {"range": [-0.2, 1.2], "visible": false}}, "polar5": {"domain": {"x": [0.3556, 0.6444], "y": [0.8681, 0.9132]}, "radialaxis": {"range": [-0.2, 1.2], "visible": false}}, "polar6": {"domain": {"x": [0.7111, 1], "y": [0.8681, 0.9132]}, "radialaxis": {"range": [-0.2, 1.2], "visible": false}}, "polar7": {"domain": {"x": [0, 0.2889], "y": [0.7812, 0.8264]}, "radialaxis": {"range": [-0.2, 1.2], "visible": false}}, "polar8": {"domain": {"x": [0.3556, 0.6444], "y": [0.7812, 0.8264]}, "radialaxis": {"range": [-0.2, 1.2], "visible": false}}, "polar9": {"domain": {"x": [0.7111, 1], "y": [0.7812, 0.8264]}, "radialaxis": {"range": [-0.2, 1.2], "visible": false}}, "showlegend": false, "title": {"y": 1}, "width": 1650}}
